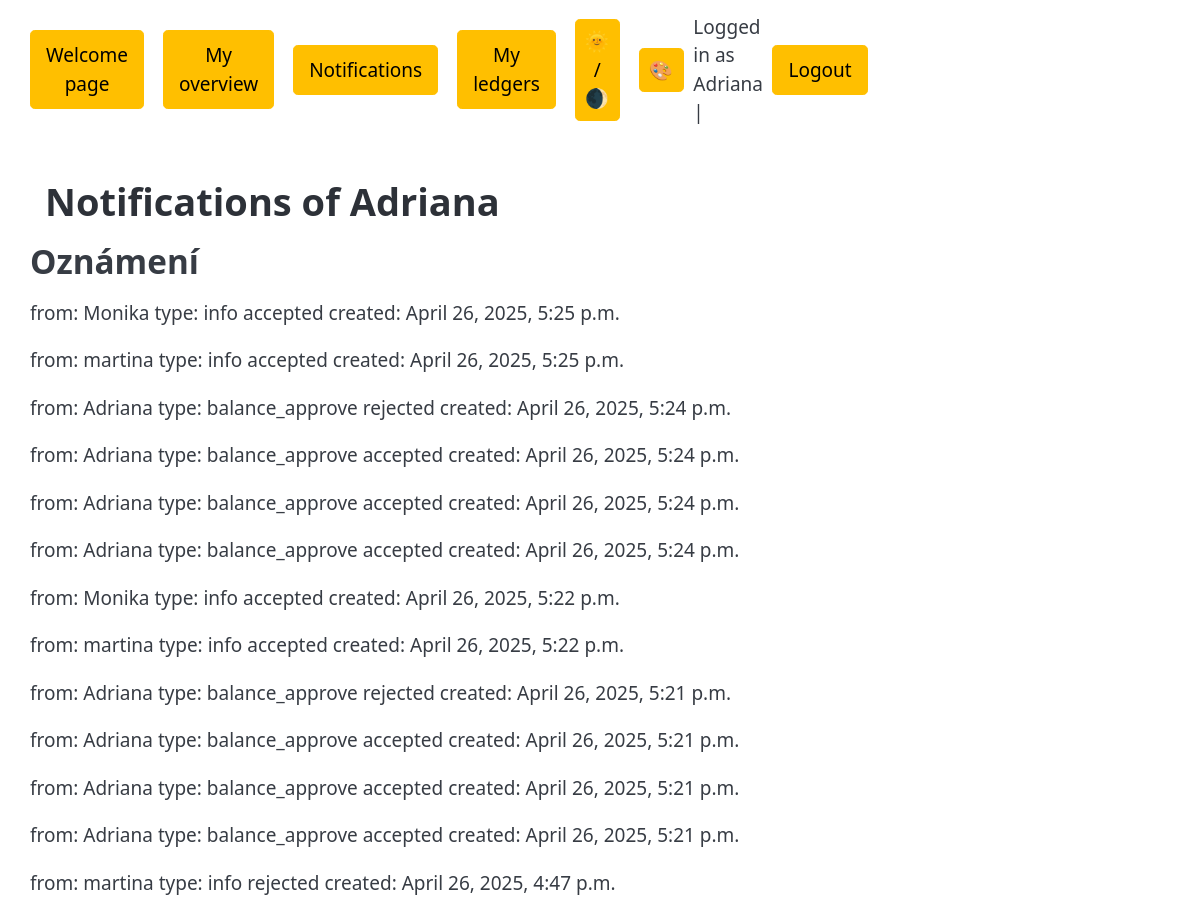
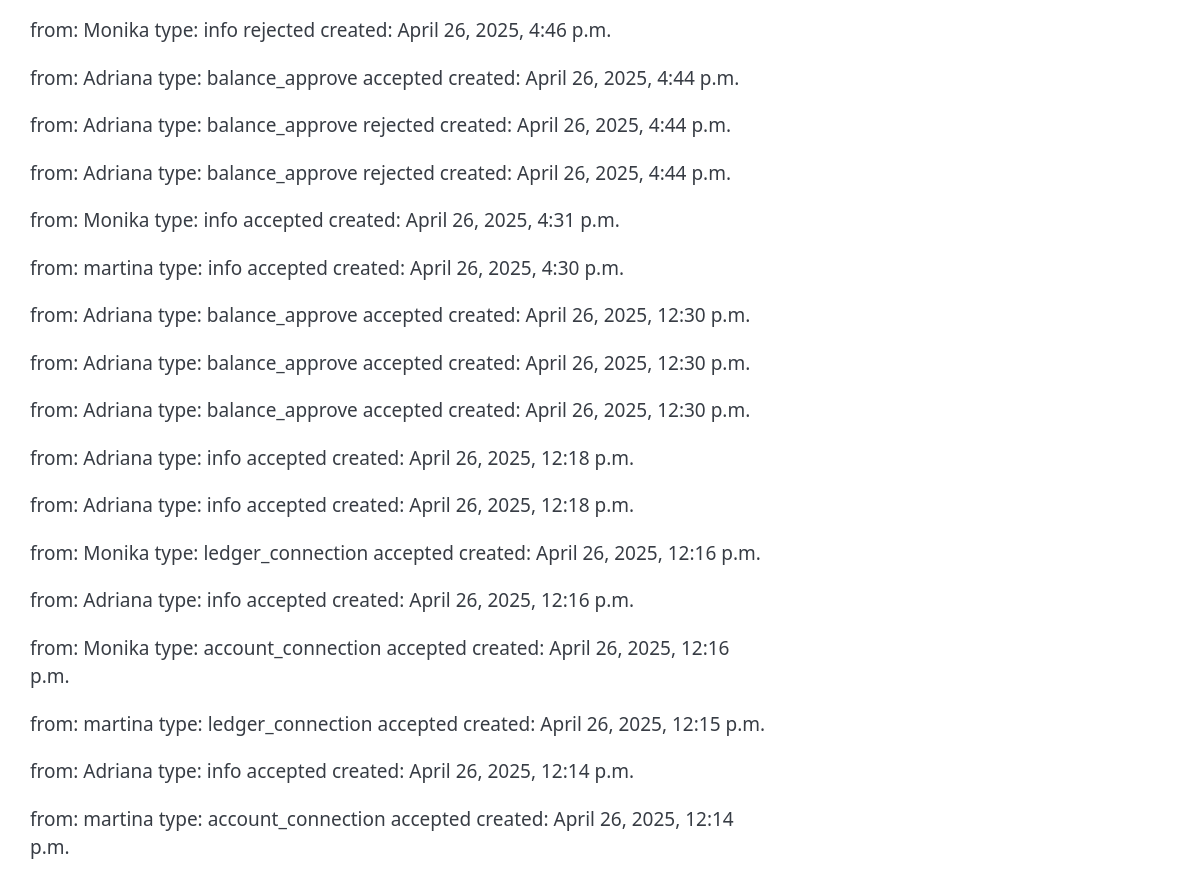
The page /notifications/ (signed in) on the database as committed earlier (2 pictures, top to bottom).
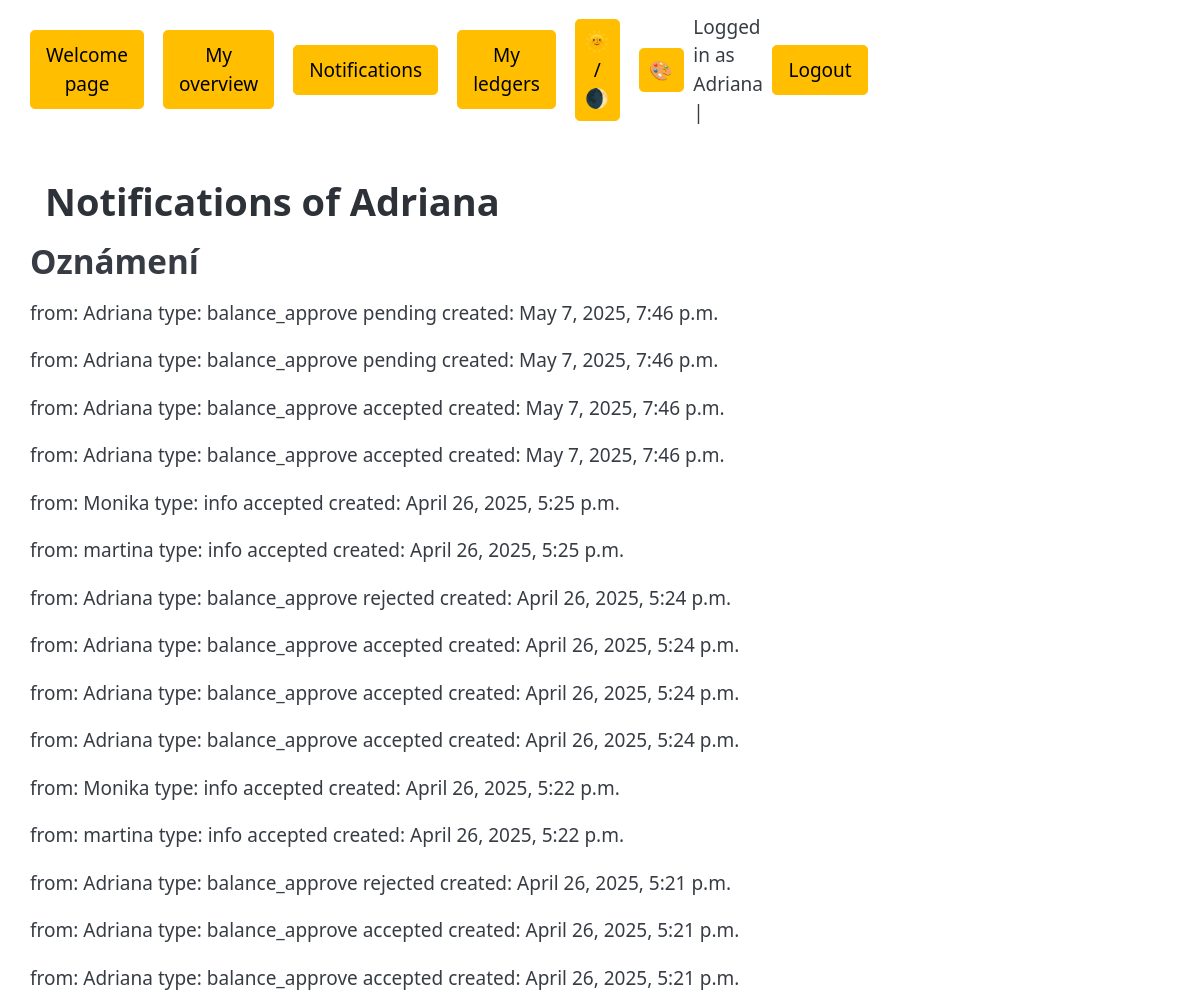
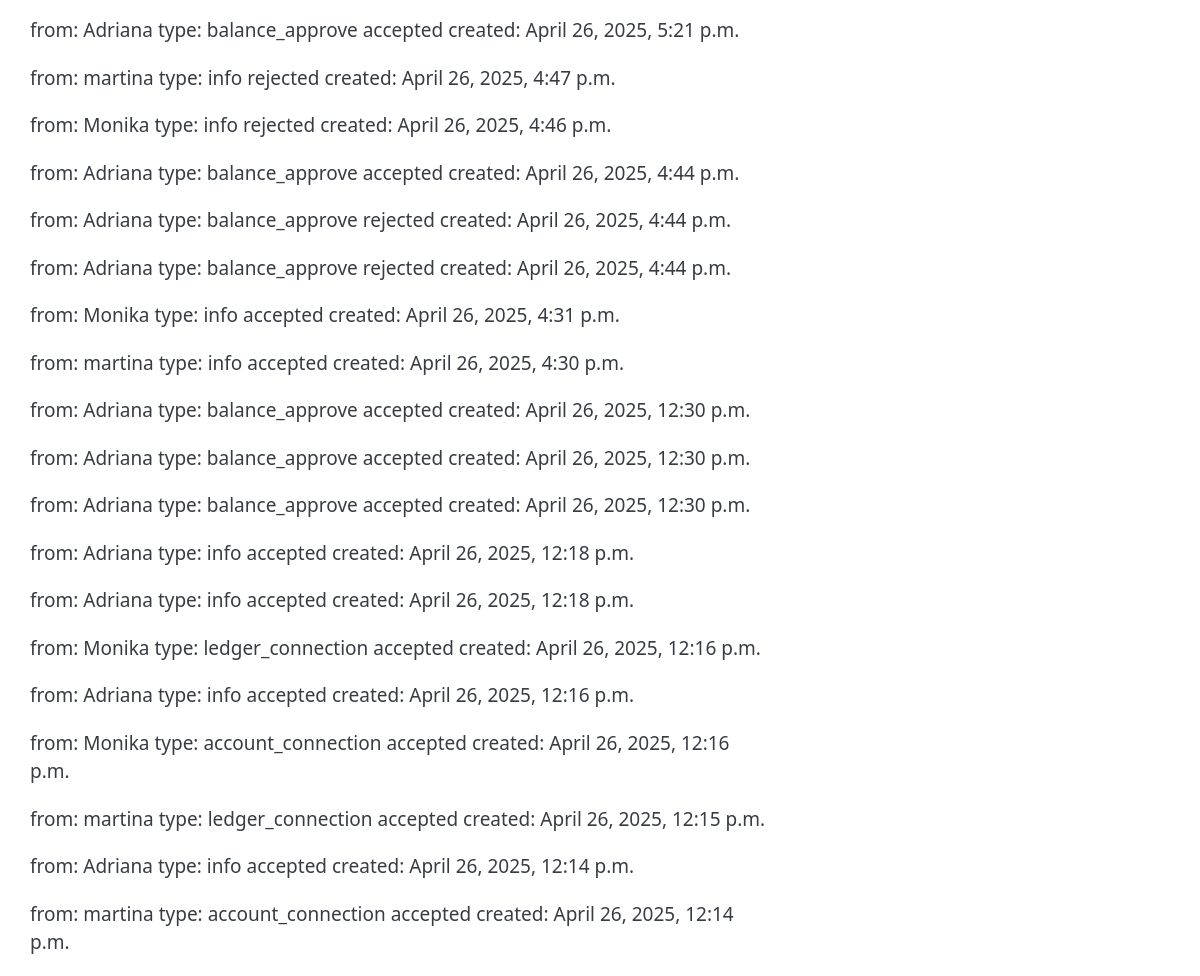
The same page on the database as committed later (2 pictures, top to bottom).
### main/models.py (models this page shows, shortened)
class Notification(models.Model):
    NOTIF_TYPE_CHOICES = [
        ("info", "Info"),
        ("account_connection", "Account Connection"),
        ("ledger_connection", "Ledger Connection"),
        ("balance_approve", "Balance Approve"),
    ]
    STATUS_CHOICES = [
        ("pending","Pending"),
        ("accepted","Accepted"),
        ("rejected","Rejected"),
        ("obsolete","Obsolete"),
    ]
    type = models.CharField(max_length=20, choices=NOTIF_TYPE_CHOICES)
    sender = models.ForeignKey(Person, on_delete=models.CASCADE, related_name="sent_notification")
    recipient = models.ForeignKey(Person, on_delete=models.CASCADE, related_name="received_notification")
    created_at = models.DateTimeField(auto_now_add=True)
    status = models.CharField(max_length=10, choices=STATUS_CHOICES, default="pending")
    updated_at = models.DateTimeField(auto_now=True)
    message = models.CharField(max_length=500, blank=True)
    ledger = models.ForeignKey(Ledger, on_delete=models.SET_NULL, null=True, blank=True)
    balance = models.ForeignKey(PaymentBalance, on_delete=models.SET_NULL, null=True, blank=True)

class Person(models.Model):
    user = models.OneToOneField(User, null=True, blank=True, on_delete=models.SET_NULL, related_name="person")
    placeholder = models.OneToOneField("UserPlaceholder", null=True, blank=True, on_delete=models.SET_NULL, related_name="person")

### main/views.py (the view, shortened to what this page needs)
@login_required(login_url='/login')                      # if not loged in, redirect to: /login
def notifications(request):
    person_self = get_object_or_404(Person, user=request.user)
    notifications_all = Notification.objects.filter(
        Q(recipient=person_self) | Q(sender=person_self)
        ).order_by("-created_at")                       #All notofications with person_self.name in it
    info_pending = notifications_all.filter(recipient=person_self, type="info", status="pending").order_by("-created_at")
    account_connection_pending = notifications_all.filter(recipient=person_self, type="account_connection", status="pending").order_by("-created_at")
    ledger_connection_pending = notifications_all.filter(recipient=person_self, type="ledger_connection", status="pending").order_by("-created_at")
    balance_approve_pending = notifications_all.filter(recipient=person_self, type="balance_approve", status="pending").order_by("-created_at")
    if request.method == "GET":
        info_with_forms = []
        for notification in info_pending:
            info_with_forms.append((notification,NotificationResponse() ))
        account_connection_with_forms = []
        for notification in account_connection_pending:
            account_connection_with_forms.append((notification,NotificationResponse() ))
        ledger_connection_with_forms = []
        for notification in ledger_connection_pending:
            ledger_connection_with_forms.append((notification,NotificationResponse() ))
        balance_approve_with_forms = []
        for notification in balance_approve_pending:
            balance_approve_with_forms.append((notification,NotificationResponse() ))
        context = {
            "notifications_all" : notifications_all,
            "info_with_forms": info_with_forms,
            "account_connection_with_forms": account_connection_with_forms,
            "ledger_connection_with_forms": ledger_connection_with_forms,
            "balance_approve_with_forms": balance_approve_with_forms,
        }
        return render(request, "main/notifications.html", context)

### main/templates/main/notifications.html (shortened to what this page needs)
{% extends "base.html" %}
{% load static %}
{% block css_files %}
    <link rel="stylesheet" href="{% static 'main/styles/index.css' %}">
{% endblock css_files %}
{% block page_title %} Notifications of {{ user.username }}
{% endblock page_title %}
{% block content %}
<h2>Oznámení</h2>
{% for notification in notifications_all %}
    <div class="notification-box">
        <ul>
            from:
            {{ notification.sender.user.username }}
            type:
            {{ notification.type }}
            {{ notification.status }}
            created:
            {{ notification.created_at }}
        </ul>
{% empty %}
<p>No notifications yet at all.</p>
{% endfor %}
{% endblock content %}

### templates/base.html (shortened to what this page needs)
{% load static %}
<!DOCTYPE html>
<html lang="en">
<head>
    <link rel="stylesheet" href="{% static 'styles/base.css' %}">
    {% block css_files %}
    {% endblock css_files %}
</head>
<body>
    <nav class="top_navbar">
        <ul class="nav_left">
            <li class="">
                <form method="post" action="{% url 'index' %}">
                    <button type="submit" class='button-small'>Welcome page</button>
                </form>
            </li>
            {% if user.is_authenticated %}
            <li class="">
                <form method="post" action="{% url 'overview' %}">
                    <button type="submit" class='button-small'>My overview</button>
                </form>
            </li>
            <li class="">
                <form method="post" action="{% url 'notifications' %}">
                    <button type="submit" class='button-small'>Notifications</button>
                </form>
            </li>
            <li class="">
                <form method="post" action="{% url 'list_of_ledgers' %}">
                    <button type="submit" class='button-small'>My ledgers</button>
                </form>
            </li>
            {% endif %}
        </ul>
        <ul class="nav_right">
            <li><button id="theme-toggle">🌞 / 🌒</button></li>
            <li class="dropdown">
                <button id="color-toggle">🎨</button>
            </li>
            {% if user.is_authenticated %}
            <span class="">Logged in as {{ user.username }} |</span>
                <li class="">
                    <form method="post" action="{% url 'logout' %}">
                        <button type="submit" class='button-small'>Logout</button>
                    </form>
                </li>
            {% endif %}
        </ul>
    </nav>
    <div class= "h1_title">
        <h1>
            {% block page_title %}
            {% endblock page_title %}
        </h1>
    </div>
    <div class= "content">
        {% block content %}
        {% endblock content %}
    </div>
</body>
</html>

### static/styles/base.css (style rules this page uses)
* { margin: 0; padding: 0; max-width: 1600px; margin: 0 auto; }
.top_navbar { max-width: 100vh; }
body { max-width: 100vh; }
.h1_title { max-width: 100vh; }
.nav_left { padding-left: 30px; }
.nav_right { padding-right: 30px; }
.h1_title { padding-left: 45px; margin-top: 40px; }
.button-small { padding: 10px 15px !important; margin: 0 !important; width: auto !important; }
.content { padding-left: 30px; padding-right: 30px; max-width: 100vh; }

### templates/base.html (style rules this page uses)
.dropdown { position: relative; display: inline-block; }

Rows that differ between the two databases and show on the page:
added Notification: sender.user.username "Adriana", type "balance_approve", status "pending", created_at "May 7, 2025, 7:46 p.m."
added Notification: sender.user.username "Adriana", type "balance_approve", status "pending", created_at "May 7, 2025, 7:46 p.m."
added Notification: sender.user.username "Adriana", type "balance_approve", status "accepted", created_at "May 7, 2025, 7:46 p.m."
added Notification: sender.user.username "Adriana", type "balance_approve", status "accepted", created_at "May 7, 2025, 7:46 p.m."
